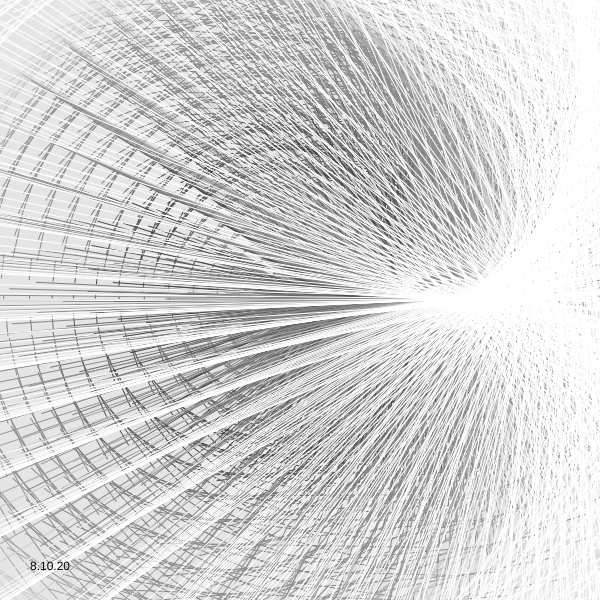
Frame 1 (no input)
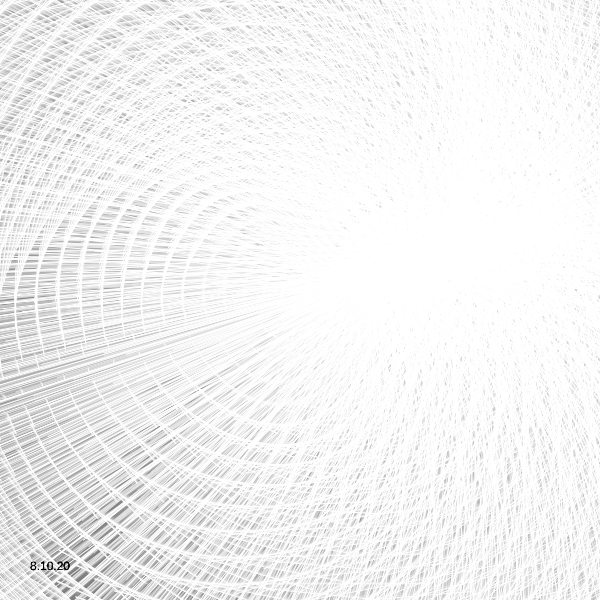
Frame 60 (no input)
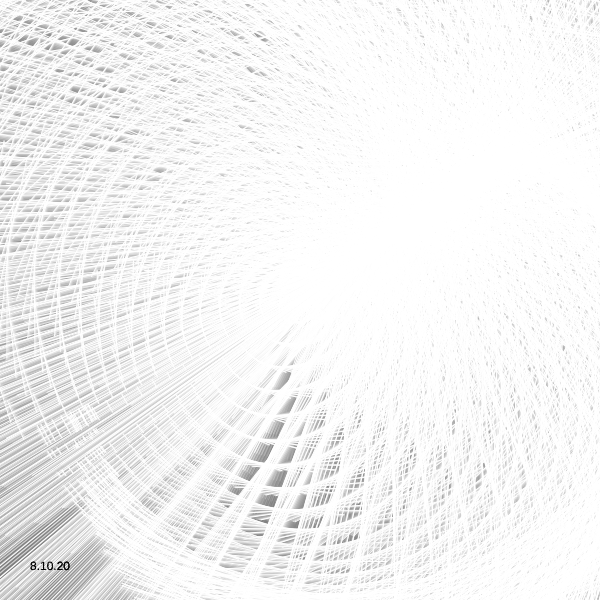
Frame 120 (the mouse pressed at the canvas centre since frame 60)

The p5.js sketch that drew these frames (run headless with seeded random() and noise() and a simulated clock; from frame 60 on, the mouse is pressed at the canvas centre):

// p5.js sketch
// ── sketch.js
let _divideNum;
let _noiseStep;
let _objectNum;
let _aryObjects = [];
let _noiseSeedRad;
let _noiseSeedAng;
let _noiseStepRad;
let _noiseStepAng;
let _noiseSpeedRad;
let _noiseSpeedAng;
let _rad;
let _scale;
let _rad_offset;

function setup() {
  let canvasSize;
  if (windowWidth <= windowHeight) {
    canvasSize = windowWidth;
  } else {
    canvasSize = windowHeight;
  }
  createCanvas(600, 600);
  frameRate(30);
  noStroke();
  _divideNum = 100;
  _objectNum =30;

  _noiseSeedRad = random(10);
  _noiseSeedAng = random(10);
  _noiseStepRad = 0.01;
  _noiseStepAng = 0.02;
  _noiseSpeedRad = 0.003;
  _noiseSpeedAng = 0.01;
  _noiseStepObj = 0.02;
  _rad = width/2;
  _scale = 0.2;
  _rad_offset = -0.7;
}

function Circle(divideNum, rad, rad_offset, noiseSeedAng, noiseStepAng, noiseSeedRad, noiseStepRad) {
  let sumNoiseVal = 0;
  for (let i = 0; i < divideNum; i++) {
    sumNoiseVal += noise(noiseSeedAng + i * noiseStepAng);
  }
  let currentNoiseVal = noise(noiseSeedAng);
  stroke(227.5*sin(2*PI*noise(noiseSeedAng*2))+127.5);
  for (let i = 0; i < divideNum; i++) {
    let tgt_i = i;
    currentNoiseVal += noise(noiseSeedAng + tgt_i * noiseStepAng);
    let rx = rad * (noise(noiseSeedRad + tgt_i * noiseStepRad)+rad_offset) * cos(2*PI*currentNoiseVal/sumNoiseVal);
    let ry = rad * (noise(noiseSeedRad + tgt_i * noiseStepRad)+rad_offset) * sin(2*PI*currentNoiseVal/sumNoiseVal);
    let rx2 = rad * (noise(noiseSeedRad + tgt_i * noiseStepRad)+rad_offset) * cos(4*PI*currentNoiseVal/sumNoiseVal);
    let ry2 = rad * (noise(noiseSeedRad + tgt_i * noiseStepRad)+rad_offset) * sin(4*PI*currentNoiseVal/sumNoiseVal);

    line(rx, ry, rx2, ry2);
  }
}

function draw() {
  background(125, 50);
  push();
  translate(width/2, height/2);
  rotate(-frameCount/200);
  let myNoiseSeedRad;
  let myNoiseSeedAng;
  _noiseSeedRad += _noiseSpeedRad;
  _noiseSeedAng += _noiseSpeedAng;
  for (let i = 0; i < _objectNum; i++) {
    myNoiseSeedRad = _noiseSeedRad + i * _noiseStepObj;
    myNoiseSeedAng = _noiseSeedAng + i * _noiseStepObj;
    Circle(_divideNum, _rad * _scale * (i+1), _rad_offset, myNoiseSeedAng, _noiseStepAng, myNoiseSeedRad, _noiseStepRad);
  }
  pop();
  fill(0);
  text("8.10.20", 30, height-30)
}
